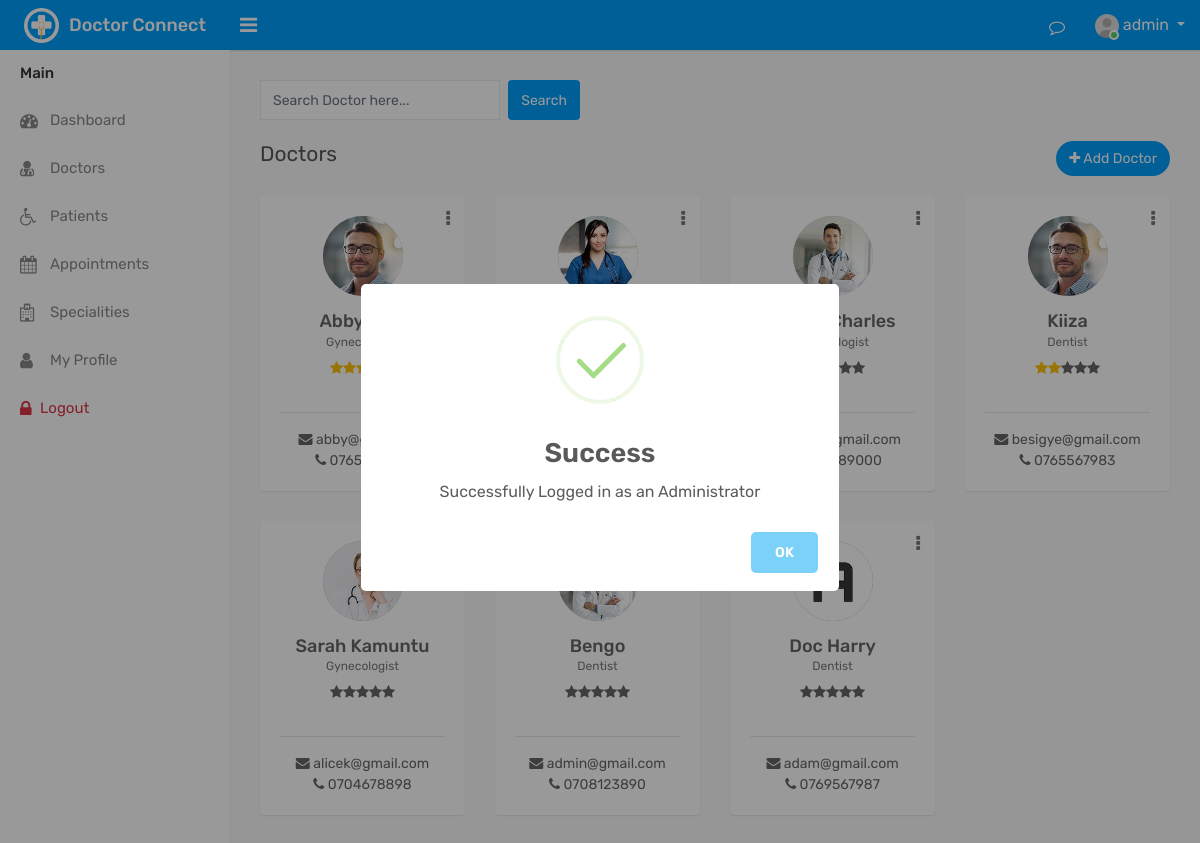
The page /?view=doctors (signed in) on the database as committed earlier.
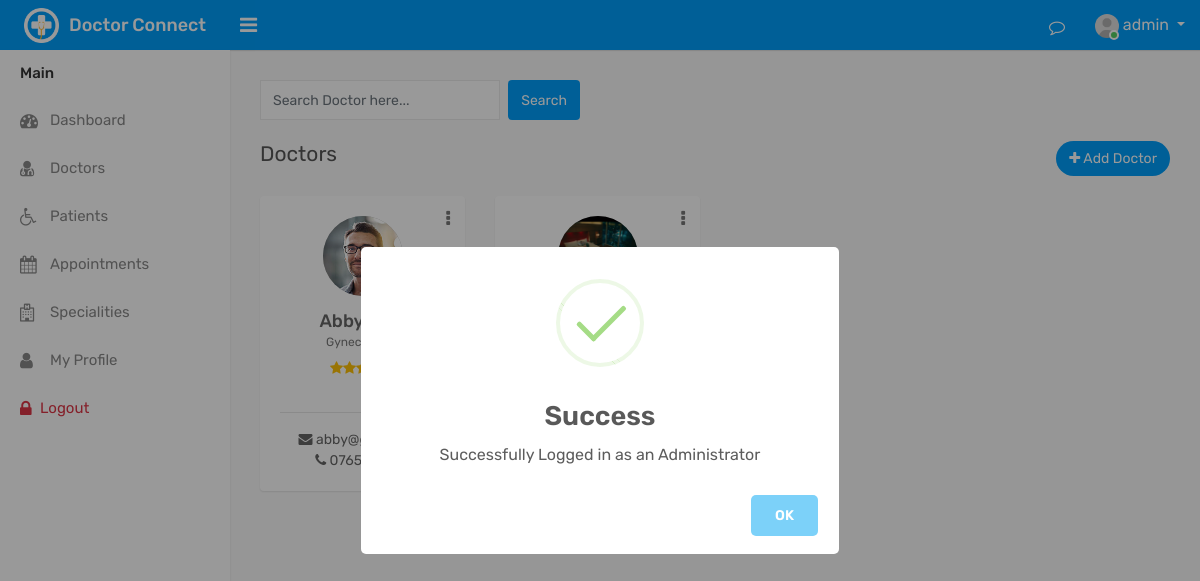
The same page on the database as committed later.
### tables this page shows
CREATE TABLE `doctors` (
  `doctor_id` int(11) NOT NULL,
  `doctor_first_name` varchar(255) NOT NULL,
  `doctor_email` varchar(255) NOT NULL,
  `doctor_contact` varchar(100) NOT NULL,
  `doctor_last_name` varchar(255) NOT NULL,
  `doctor_gender` varchar(100) NOT NULL DEFAULT 'm',
  `status` varchar(255) NOT NULL DEFAULT 'active',
  `doctor_biography` text NOT NULL DEFAULT '""',
  `profile_image` varchar(255) NOT NULL DEFAULT 'user.jpg',
  `department_id` int(11) NOT NULL,
  `doctor_password` varchar(255) NOT NULL,
  `doctor_create_date` timestamp NOT NULL DEFAULT current_timestamp()
);

CREATE TABLE `departments` (
  `department_id` int(11) NOT NULL,
  `department_name` varchar(255) NOT NULL,
  `department_desc` text NOT NULL,
  `department_status` varchar(100) NOT NULL DEFAULT 'active',
  `department_create_date` timestamp NOT NULL DEFAULT current_timestamp()
);

### backend/db/db.php (called while the page is built)
<?php
class DB{
   public static   $db = null;
   public static function getConnection(){
      try{
      $host = "localhost";
      $dbname  = "hospital";
      DB::$db = new PDO("mysql:host=$host;dbname=$dbname","admin","admin");
      DB::$db->setAttribute(PDO::ATTR_ERRMODE,PDO::ERRMODE_EXCEPTION);
      }catch(Exception $e){
         print_r($e->getMessage());
      }
      return DB::$db;
   }
}

### backend/controllers/doctors_controller.php (called while the page is built, shortened)
<?php
function getDoctors(){
     return DB::getConnection()->query("SELECT doctors.*,departments.*,avg(ratings.rating_value) as rating FROM doctors
     join departments on departments.department_id=doctors.department_id
     left join ratings on ratings.doctor_id=doctors.doctor_id group by(doctors.doctor_id)
     ")->fetchAll();
}

### routes/routes.php (called while the page is built, shortened)
<?php
$view = "";
require("backend/db/db.php");
require("backend/controllers/doctors_controller.php");
if(isset($_GET["view"])){
  $view = $_GET["view"];
}
if($view=="doctors"){
  $doctors = getDoctors();
}

### views/doctors.php (the view, shortened to what this page needs)
    <div class="page-wrapper">
        <div class="content">
            <form  class="row col-lg-8">
                <input type="search" name="query" placeholder="Search Doctor here..." class="form-control col-lg-5 mr-2" >
                <button name="search_doctor" class="btn btn-primary">Search</button>
            </form>
            <br>
            <div class="row">
                <div class="col-sm-4 col-3">
                    <h4 class="page-title">Doctors</h4>
                </div>
                <div class="col-sm-8 col-9 text-right m-b-20">
                <?php if($_SESSION["role"]=="admin"): ?>
                    <a href="?view=add-doctor&token=<?php echo(rand(12,1000000000).rand(7000,9000)) ?>" class="btn btn-primary btn-rounded float-right"><i class="fa fa-plus"></i> Add Doctor</a>
                <?php endif ?>
                        </div>
            </div>
<div class="row doctor-grid">
                <?php if(isset($doctors)):?>
                <?php foreach($doctors as $doctor):?>
                <div class="col-md-4 col-sm-4  col-lg-3">
                    <div class="profile-widget">
                    <div class="doctor-img">
                            <a class="avatar" href="?view=doctor-profile&id=<?php echo($doctor["doctor_id"]) ?>"><img alt="" src="assets/img/<?php echo($doctor['profile_image'])?>"></a>
                        </div>
                        <?php if($_SESSION["role"]=="admin"):?>
                        <div class="dropdown profile-action">
                            <a href="#" class="action-icon dropdown-toggle" data-toggle="dropdown" aria-expanded="false"><i class="fa fa-ellipsis-v"></i></a>
                        </div>
                        <?php endif ?>
                        <h4 class="doctor-name text-ellipsis"><?php echo($doctor["doctor_first_name"]) ?> <?php echo($doctor["doctor_last_name"]) ?> </h4>
                        <div class="doc-prof"><?php echo($doctor["department_name"]) ?></div>
                        <div class="row justify-content-center rating-box" rating-value="<?php echo(floor($doctor["rating"])>0?$doctor["rating"]:0) ?>" >
                            <i class="fa fa-star doctor-<?php echo($doctor["doctor_id"]) ?>" target-doctor-id="#doctor<?php echo($doctor["doctor_id"]) ?>" value="1"></i>
                            <i class="fa fa-star doctor-<?php echo($doctor["doctor_id"]) ?>" target-doctor-id="#doctor<?php echo($doctor["doctor_id"]) ?>" value="2"  doctor-class=".doctor-<?php echo($doctor["doctor_id"]) ?>"></i>
                            <i class="fa fa-star doctor-<?php echo($doctor["doctor_id"]) ?>" target-doctor-id="#doctor<?php echo($doctor["doctor_id"]) ?>" value="3" doctor-class=".doctor-<?php echo($doctor["doctor_id"]) ?>"></i>
                            <i class="fa fa-star doctor-<?php echo($doctor["doctor_id"]) ?>" target-doctor-id="#doctor<?php echo($doctor["doctor_id"]) ?>" value="4" doctor-class=".doctor-<?php echo($doctor["doctor_id"]) ?>"></i>
                            <i class="fa fa-star doctor-<?php echo($doctor["doctor_id"]) ?>" target-doctor-id="#doctor<?php echo($doctor["doctor_id"]) ?>" value="5" doctor-class=".doctor-<?php echo($doctor["doctor_id"]) ?>"></i>
                        </div>
                        <br>
                        <hr>
                        <div class="user-country">
                            <i class="fa fa-envelope"></i> <?php echo($doctor["doctor_email"]) ?>
                        </div>
                        <div class="user-country">
                            <i class="fa fa-phone"></i> <?php echo($doctor["doctor_contact"]) ?>
                        </div>
                    </div>
                </div>
                <?php endforeach ?>
                <?php endif ?>
            </div>
        </div>
    </div>

### index.php (shortened to what this page needs)
<?php require("routes/routes.php") ?>
<!DOCTYPE html>
<html lang="en">
<?php require("partials/_head.php") ?>
<body>
    <div class="main-wrapper justify-content-center">
        <?php include_once("partials/_navbar.php") ?>
        <?php include_once("partials/_sidebar.php") ?>
        <?php include($view) ?>
    </div>
</body>
</html>

### partials/_head.php (shortened to what this page needs)
<head>
    <link rel="stylesheet" type="text/css" href="assets/css/bootstrap.min.css">
    <link rel="stylesheet" type="text/css" href="assets/css/font-awesome.min.css">
    <link rel="stylesheet" type="text/css" href="assets/css/select2.min.css">
    <lin   rel="stylesheet" type="text/css" href="assets/css/bootstrap-datetimepicker.min.css">
    <link rel="stylesheet" type="text/css" href="assets/css/dataTables.bootstrap4.min.css">
    <link rel="stylesheet"  type="text/css" href="assets/plugins/sweetalert/sweetalert2.min.css">
    <link rel="stylesheet" type="text/css" href="assets/css/style.css">
</head>

### partials/_navbar.php (shortened to what this page needs)
<div class="header">
			<div class="header-left">
				<a href="#" class="logo">
					<img src="assets/img/logo.png" alt="" width="35" height="35"> <span>Doctor Connect</span>
				</a>
			</div>
			<a id="toggle_btn" href="javascript:void(0);"><i class="fa fa-bars"></i></a>
            <ul class="nav user-menu float-right">
                <li class="nav-item dropdown d-none d-sm-block">
                    <a href="javascript:void(0);" id="open_msg_box" class="hasnotifications nav-link"><i class="fa fa-comment-o"></i> <span class="badge badge-pill bg-danger float-right chat-count"></span></a>
                </li>
                <li class="nav-item dropdown has-arrow">
                    <a href="#" class="dropdown-toggle nav-link user-link" data-toggle="dropdown">
                                <?php if($_SESSION["role"]=="admin"): ?>
                                <span class="user-img"><img class="rounded-circle" src="assets/img/user.jpg" alt="Admin" width="40">
                                <?php endif ?>
							<span class="status online"></span></span>
                        <span><?php echo($_SESSION["role"]) ?></span>
                    </a>
                </li>
            </ul>
</div>

### partials/_sidebar.php (shortened to what this page needs)
<div class="sidebar" id="sidebar">
            <div class="slimScrollDiv" style="position: relative; overflow: hidden; width: 100%; height: 271px;"><div class="sidebar-inner slimscroll" style="overflow: hidden; width: 100%; height: 271px;">
                <div id="sidebar-menu" class="sidebar-menu">
                    <ul>
                        <li class="menu-title">Main</li>
                        <?php if($_SESSION["role"]!="patient"): ?>
                        <li>
                            <a href="?view=dashboard" class="nav-link"><i class="fa fa-dashboard"></i> <span>Dashboard</span></a>
                        </li>
                        <?php endif ?>
						<li >
                            <a href="?view=doctors" class="nav-link"><i class="fa fa-user-md"></i> <span>Doctors</span></a>
                        </li>
                        <?php if($_SESSION["role"]!="patient"): ?>
                        <li>
                            <a href="?view=patients" class="nav-link"><i class="fa fa-wheelchair"></i> <span>Patients</span></a>
                        </li>
                        <?php endif ?>
                        <li>
                            <a href="?view=appointments" class="nav-link"><i class="fa fa-calendar"></i> <span>Appointments</span></a>
                        </li>
                        <?php if($_SESSION["role"]=="admin"): ?>
                        <li>
                            <a href="?view=depts" class="nav-link"><i class="fa fa-hospital-o"></i> <span>Specialities</span></a>
                        </li>
                        <?php endif ?>
                        <li>
                            <a href="?view=profile" class="nav-link"><i class="fa fa-user"></i> <span>My Profile</span></a>
                        </li>
                        <li ><a class="text-danger" href="logout.php"><i class="fa fa-lock"></i>Logout</a></li>
                    </ul>
                </div>
            </div></div>
        </div>

Rows that differ between the two databases and show on the page:
removed doctors: profile_image (picture), $doctor["rating"] 3.5000 (drawn)
removed doctors: profile_image (picture), doctor_last_name "Charles", $doctor["rating"] 3.0000 (drawn), doctor_email "prince@gmail.com", doctor_contact "0702789000"
removed doctors: profile_image (picture), doctor_first_name "Kiiza", department.department_name "Dentist", $doctor["rating"] 2.0000 (drawn), doctor_email "besigye@gmail.com", doctor_contact "0765567983"
removed doctors: doctor_first_name "Sarah", doctor_last_name "Kamuntu", department.department_name "Gynecologist", doctor_email "alicek@gmail.com", doctor_contact "0704678898"
removed doctors: doctor_first_name "Bengo", department.department_name "Dentist", doctor_email "admin@gmail.com", doctor_contact "0708123890"
removed doctors: doctor_first_name "Doc", doctor_last_name "Harry", department.department_name "Dentist", doctor_email "adam@gmail.com", doctor_contact "0769567987"
added doctors: profile_image (picture), $doctor["rating"] 5.0000 (drawn)
